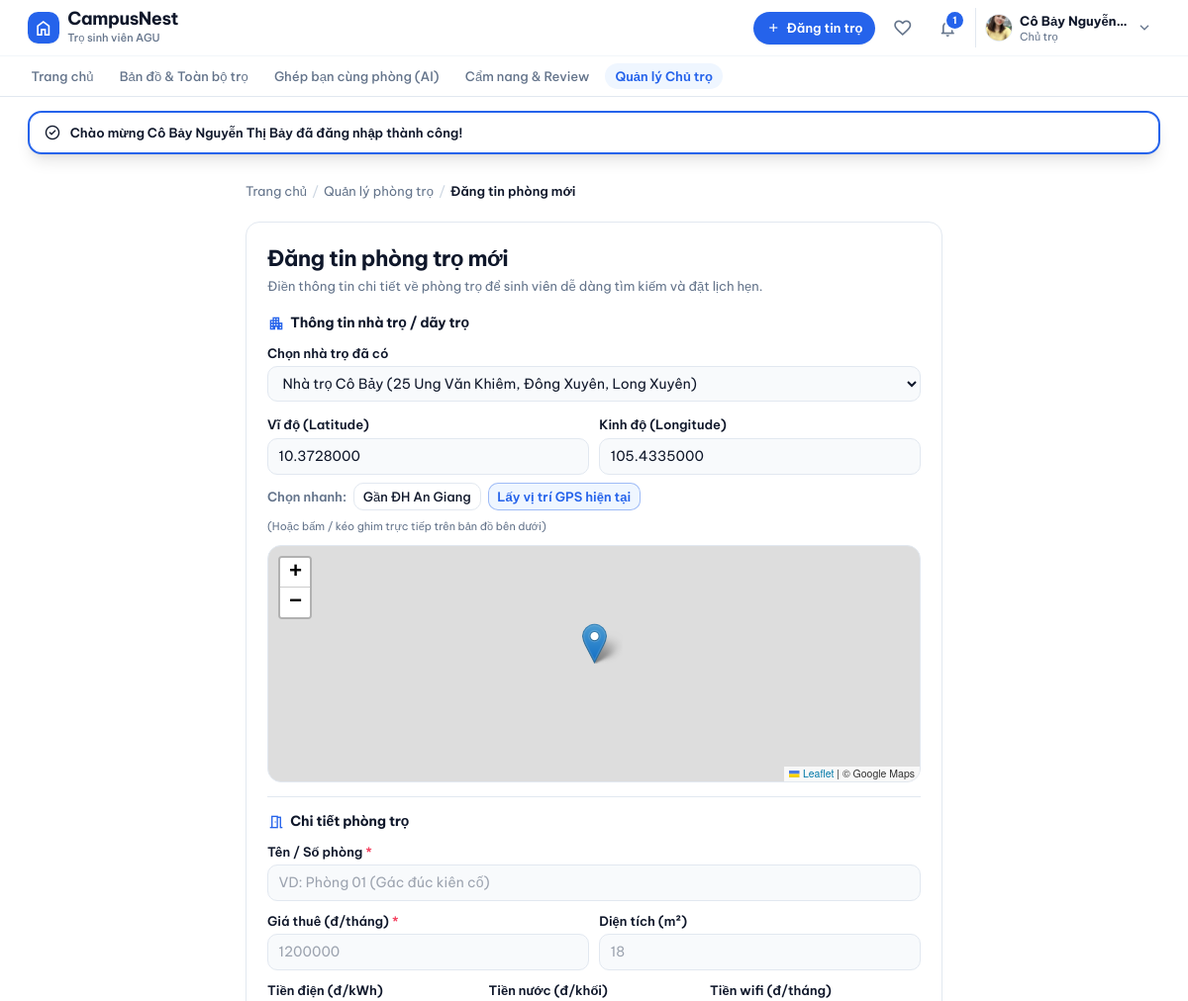
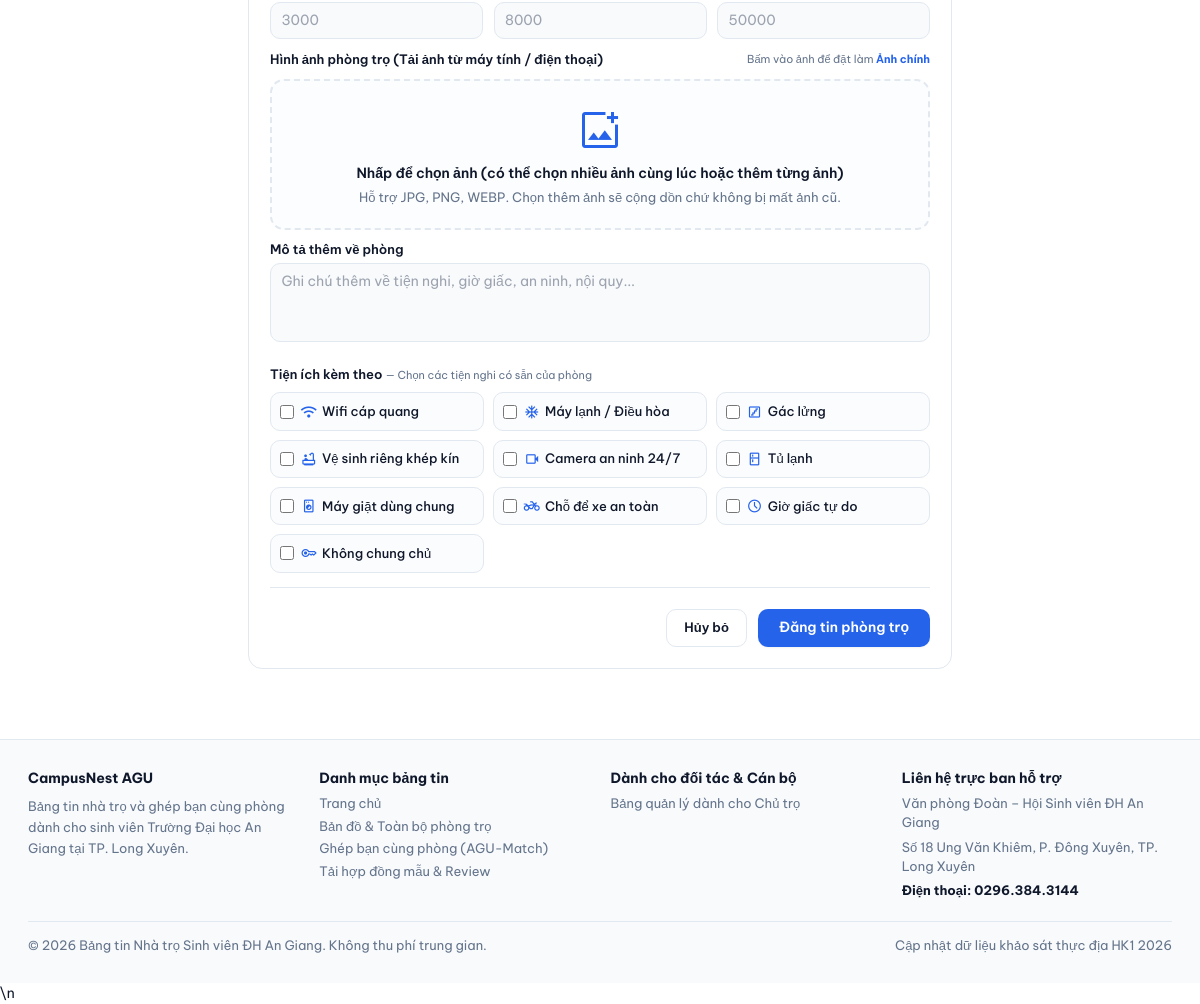
Page /chutro/dangtin.php (signed in) on the committed database (2 pictures, top to bottom).
### tables this page shows
CREATE TABLE NhaTro (
    MaNhaTro INT AUTO_INCREMENT PRIMARY KEY,
    MaChuTro INT NOT NULL,
    TenNhaTro VARCHAR(150) NOT NULL,
    DiaChi VARCHAR(255) NOT NULL,
    MoTa TEXT,
    ViDo DECIMAL(10,7),           
    KinhDo DECIMAL(10,7),         
    NgayTao DATETIME DEFAULT CURRENT_TIMESTAMP,

    FOREIGN KEY (MaChuTro) 
        REFERENCES NguoiDung(MaNguoiDung) 
        ON DELETE CASCADE
);

CREATE TABLE TienIch (
    MaTienIch INT AUTO_INCREMENT PRIMARY KEY,
    TenTienIch VARCHAR(100) NOT NULL UNIQUE,
    Icon VARCHAR(50) DEFAULT 'bi-check-circle'  
);

### cauhinh/auth.php (called while the page is built, shortened)
<?php
function nguoiDungHienTai(): ?array
{
    return isset($_SESSION['nguoidung']) ? $_SESSION['nguoidung'] : null;
}

### chutro/dangtin.php (the view, shortened to what this page needs)
<?php
require_once __DIR__ . '/../cauhinh/database.php';
require_once __DIR__ . '/../cauhinh/auth.php';
$nd = nguoiDungHienTai();
$mand = (int)$nd['mannd'];
$stmtNT = $conn->prepare("SELECT MaNhaTro, TenNhaTro, DiaChi, ViDo, KinhDo FROM NhaTro WHERE MaChuTro = ?");
$stmtNT->bind_param('i', $mand);
$stmtNT->execute();
$dsNhaTro = $stmtNT->get_result()->fetch_all(MYSQLI_ASSOC);
$dsTienIchAll = [];
$resTI = $conn->query("SELECT MaTienIch, TenTienIch, Icon FROM TienIch ORDER BY MaTienIch ASC");
if ($resTI) {
    $dsTienIchAll = $resTI->fetch_all(MYSQLI_ASSOC);
}
include_once __DIR__ . '/../dungchung/header.php';
?>
<div class="max-w-[760px] mx-auto px-4 sm:px-6 lg:px-8 py-8 space-y-6">
  <nav class="flex items-center gap-1.5 text-xs text-text-sub">
    <a href="/DoAn_TimNhaTroSV_QLDAPM/index.php" class="hover:text-text-main">Trang chủ</a>
    <span class="text-slate-300">/</span>
    <a href="/DoAn_TimNhaTroSV_QLDAPM/chutro.php" class="hover:text-text-main">Quản lý phòng trọ</a>
    <span class="text-slate-300">/</span>
    <span class="text-text-main font-semibold">Đăng tin phòng mới</span>
  </nav>
  <div class="bg-bg-main rounded-card border border-border-warm p-6 space-y-5">
    <div>
      <h1 class="text-xl font-bold text-text-main">Đăng tin phòng trọ mới</h1>
      <p class="text-xs text-text-sub mt-1">Điền thông tin chi tiết về phòng trọ để sinh viên dễ dàng tìm kiếm và đặt lịch hẹn.</p>
    </div>
    <form method="POST" enctype="multipart/form-data" class="space-y-4">
      <div class="space-y-3 pb-4 border-b border-border-warm">
        <h2 class="text-sm font-bold text-text-main flex items-center gap-1.5">
          <span class="material-symbols-outlined text-accent">apartment</span>Thông tin nhà trọ / dãy trọ
        </h2>
        <?php if (!empty($dsNhaTro)): ?>
        <div>
          <label class="block text-xs font-semibold text-text-main mb-1">Chọn nhà trọ đã có</label>
          <select name="ma_nha_tro" id="sel_nha_tro" onchange="toggleNewNhaTro(this.value)" class="w-full px-3 py-2 rounded-btn border border-border-warm bg-bg-sub text-sm text-text-main outline-none focus:border-accent">
            <?php foreach ($dsNhaTro as $nt): ?>
            <option value="<?= $nt['MaNhaTro'] ?>"
                    data-vido="<?= htmlspecialchars($nt['ViDo'] ?? '10.3728000') ?>"
                    data-kinhdo="<?= htmlspecialchars($nt['KinhDo'] ?? '105.4335000') ?>">
              <?= htmlspecialchars($nt['TenNhaTro']) ?> (<?= htmlspecialchars($nt['DiaChi']) ?>)
            </option>
            <?php endforeach; ?>
          </select>
        </div>
        <?php endif; ?>
        <?php
          $initLat = !empty($dsNhaTro[0]['ViDo']) ? $dsNhaTro[0]['ViDo'] : '10.3728000';
          $initLng = !empty($dsNhaTro[0]['KinhDo']) ? $dsNhaTro[0]['KinhDo'] : '105.4335000';
        ?>
        <div class="space-y-2.5 pt-1">
          <div class="grid grid-cols-2 gap-3 tnum">
            <div>
              <label class="block text-xs font-semibold text-text-main mb-1">Vĩ độ (Latitude)</label>
              <input type="number" step="0.0000001" id="in_vido" name="vi_do" value="<?= htmlspecialchars($initLat) ?>" placeholder="VD: 10.3728" class="w-full px-3 py-2 rounded-btn border border-border-warm bg-bg-sub text-sm text-text-main outline-none focus:border-accent">
            </div>
            <div>
              <label class="block text-xs font-semibold text-text-main mb-1">Kinh độ (Longitude)</label>
              <input type="number" step="0.0000001" id="in_kinhdo" name="kinh_do" value="<?= htmlspecialchars($initLng) ?>" placeholder="VD: 105.4335" class="w-full px-3 py-2 rounded-btn border border-border-warm bg-bg-sub text-sm text-text-main outline-none focus:border-accent">
            </div>
          </div>
          <div class="flex flex-wrap items-center gap-2 text-xs">
            <span class="text-text-sub font-semibold">Chọn nhanh:</span>
            <button type="button" onclick="setGeo(10.3713741, 105.4324531)" class="px-2.5 py-1 rounded-btn border border-border-warm bg-bg-main hover:border-accent text-xs font-medium">Gần ĐH An Giang</button>
            <button type="button" onclick="dungGPS()" class="px-2.5 py-1 rounded-btn border border-accent/40 bg-status-green-bg text-accent hover:bg-blue-100 text-xs font-semibold">Lấy vị trí GPS hiện tại</button>
            <span class="text-[11px] text-text-sub">(Hoặc bấm / kéo ghim trực tiếp trên bản đồ bên dưới)</span>
          </div>
          <div id="picker-map" class="w-full h-60 rounded-card border border-border-warm overflow-hidden bg-slate-100" style="height: 240px;"></div>
        </div>
      </div>
      <div class="space-y-3 pb-4 border-b border-border-warm">
        <h2 class="text-sm font-bold text-text-main flex items-center gap-1.5">
          <span class="material-symbols-outlined text-accent">meeting_room</span>Chi tiết phòng trọ
        </h2>
        <div>
          <label class="block text-xs font-semibold text-text-main mb-1">Tên / Số phòng <span class="text-rose-500">*</span></label>
          <input type="text" name="ten_phong" required placeholder="VD: Phòng 01 (Gác đúc kiên cố)" class="w-full px-3 py-2 rounded-btn border border-border-warm bg-bg-sub text-sm text-text-main outline-none focus:border-accent">
        </div>
        <div class="grid grid-cols-1 sm:grid-cols-2 gap-3 tnum">
          <div>
            <label class="block text-xs font-semibold text-text-main mb-1">Giá thuê (đ/tháng) <span class="text-rose-500">*</span></label>
            <input type="number" name="gia_thue" required min="100000" step="50000" placeholder="1200000" class="w-full px-3 py-2 rounded-btn border border-border-warm bg-bg-sub text-sm text-text-main outline-none focus:border-accent">
          </div>
          <div>
            <label class="block text-xs font-semibold text-text-main mb-1">Diện tích (m²)</label>
            <input type="number" name="dien_tich" min="5" max="200" step="0.5" placeholder="18" class="w-full px-3 py-2 rounded-btn border border-border-warm bg-bg-sub text-sm text-text-main outline-none focus:border-accent">
          </div>
        </div>
        <div class="grid grid-cols-1 sm:grid-cols-3 gap-3 tnum">
          <div>
            <label class="block text-xs font-semibold text-text-main mb-1">Tiền điện (đ/kWh)</label>
            <input type="number" name="tien_dien" min="0" step="100" placeholder="3000" class="w-full px-3 py-2 rounded-btn border border-border-warm bg-bg-sub text-sm text-text-main outline-none focus:border-accent">
          </div>
          <div>
            <label class="block text-xs font-semibold text-text-main mb-1">Tiền nước (đ/khối)</label>
            <input type="number" name="tien_nuoc" min="0" step="500" placeholder="8000" class="w-full px-3 py-2 rounded-btn border border-border-warm bg-bg-sub text-sm text-text-main outline-none focus:border-accent">
          </div>
          <div>
            <label class="block text-xs font-semibold text-text-main mb-1">Tiền wifi (đ/tháng)</label>
            <input type="number" name="tien_wifi" min="0" step="10000" placeholder="50000" class="w-full px-3 py-2 rounded-btn border border-border-warm bg-bg-sub text-sm text-text-main outline-none focus:border-accent">
          </div>
        </div>
        <div class="space-y-3">
          <div class="flex items-center justify-between">
            <label class="block text-xs font-semibold text-text-main">
              Hình ảnh phòng trọ (Tải ảnh từ máy tính / điện thoại)
            </label>
            <span class="text-[11px] text-text-sub">Bấm vào ảnh để đặt làm <strong class="text-accent">Ảnh chính</strong></span>
          </div>
          <div id="dropzone" onclick="document.getElementById('file_input_temp').click()"
               class="border-2 border-dashed border-border-warm hover:border-accent rounded-card p-6 text-center cursor-pointer transition-colors bg-bg-sub/40 hover:bg-bg-sub group">
            <span class="material-symbols-outlined text-4xl text-accent group-hover:scale-110 transition-transform mb-1.5">add_photo_alternate</span>
            <p class="text-sm font-semibold text-text-main">Nhấp để chọn ảnh (có thể chọn nhiều ảnh cùng lúc hoặc thêm từng ảnh)</p>
            <p class="text-xs text-text-sub mt-1">Hỗ trợ JPG, PNG, WEBP. Chọn thêm ảnh sẽ cộng dồn chứ không bị mất ảnh cũ.</p>
          </div>
        </div>
        <div>
          <label class="block text-xs font-semibold text-text-main mb-1">Mô tả thêm về phòng</label>
          <textarea name="mo_ta" rows="3" placeholder="Ghi chú thêm về tiện nghi, giờ giấc, an ninh, nội quy..." class="w-full px-3 py-2 rounded-btn border border-border-warm bg-bg-sub text-sm text-text-main outline-none focus:border-accent resize-none"></textarea>
        </div>
        <?php if (!empty($dsTienIchAll)): ?>
        <div class="space-y-2 pt-2">
          <label class="block text-xs font-semibold text-text-main">
            Tiện ích kèm theo <span class="text-text-sub text-[11px] font-normal">— Chọn các tiện nghi có sẵn của phòng</span>
          </label>
          <div class="grid grid-cols-2 sm:grid-cols-3 gap-2.5">
            <?php foreach ($dsTienIchAll as $ti): ?>
            <label class="flex items-center gap-2 p-2.5 rounded-btn border border-border-warm hover:border-accent bg-bg-sub/50 hover:bg-bg-sub cursor-pointer transition-colors text-xs text-text-main">
              <input type="checkbox" name="tien_ich[]" value="<?= (int)$ti['MaTienIch'] ?>" class="rounded accent-accent w-4 h-4 cursor-pointer">
              <span class="flex items-center gap-1.5 font-medium">
                <?php if (!empty($ti['Icon'])): ?>
                <span class="material-symbols-outlined text-[16px] text-accent"><?= htmlspecialchars($ti['Icon']) ?></span>
                <?php endif; ?>
                <?= htmlspecialchars($ti['TenTienIch']) ?>
              </span>
            </label>
            <?php endforeach; ?>
          </div>
        </div>
        <?php endif; ?>
      </div>
      <div class="flex items-center justify-end gap-3 pt-2">
        <a href="/DoAn_TimNhaTroSV_QLDAPM/chutro.php" class="px-5 py-2.5 rounded-btn border border-border-warm bg-bg-main text-text-main font-semibold text-xs card-hover">Hủy bỏ</a>
        <button type="submit" class="px-6 py-2.5 rounded-btn bg-accent text-white font-semibold text-sm transition-all duration-200 hover:opacity-90 shadow-sm active:scale-[0.98]">Đăng tin phòng trọ</button>
      </div>
    </form>
  </div>
</div>
<link rel="stylesheet" href="https://unpkg.com/leaflet@1.9.4/dist/leaflet.css" />
<?php include_once __DIR__ . '/../dungchung/footer.php'; ?>\n

### dungchung/header.php (style rules this page uses)
html, body { margin: 0; padding: 0; background-color: #FFFFFF; color: #0F172A; font-family: 'Be Vietnam Pro', sans-serif; font-size: 14px; line-height: 1.6; scroll-behavior: smooth; }
h1 { font-family: 'Be Vietnam Pro', sans-serif; font-weight: 700; letter-spacing: -0.02em; line-height: 1.2; }
h2 { font-family: 'Be Vietnam Pro', sans-serif; font-weight: 600; letter-spacing: -0.01em; }
.tnum { font-variant-numeric: tabular-nums; }
.card-hover { transition: all 0.2s ease; }
.material-symbols-outlined { font-size: 18px; vertical-align: middle; }

### rows in the picture
nhatro: vi_do "10.3728000", kinh_do "105.4335000"
tienich: TenTienIch "Wifi cáp quang"
tienich: TenTienIch "Máy lạnh / Điều hòa"
tienich: TenTienIch "Gác lửng"
tienich: TenTienIch "Vệ sinh riêng khép kín"
tienich: TenTienIch "Camera an ninh 24/7"
tienich: TenTienIch "Tủ lạnh"
tienich: TenTienIch "Máy giặt dùng chung"
tienich: TenTienIch "Chỗ để xe an toàn"
tienich: TenTienIch "Giờ giấc tự do"
tienich: TenTienIch "Không chung chủ"

### other values in the picture
$soThongBao "1"
$nd_hoten "Cô Bảy Nguyễn…"
$tbFlash['noidung'] "Chào mừng Cô Bảy Nguyễn Thị Bảy đã đăng nhập thành công!"
form field ma_nha_tro "Nhà trọ Cô Bảy (25 Ung Văn Khiêm, Đông Xuyên, Long Xuyên)"
